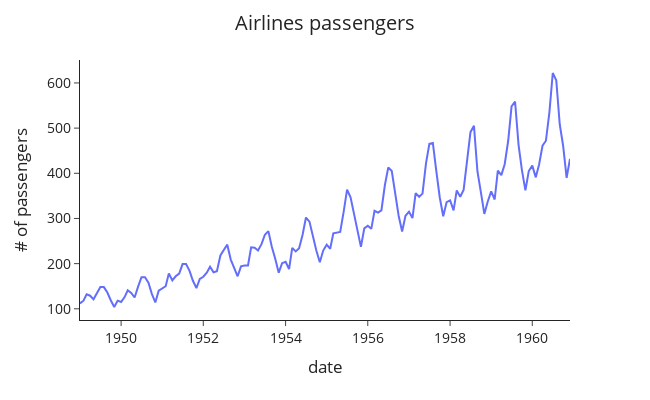

Notebook code cell kept with this figure:
### Markdown cell above
## Airlines passangers time series

### Code cell
plt_ts("Airlines passengers", airlines_passengers, x="Month",y="Count",x_label="date",y_label="# of passengers")

### Figure 1 — Plotly figure (JSON) as saved in the notebook; plotly's stock layout.template omitted (floating-point values rounded to 4 significant figures; data arrays with more than 128 entries replaced by an {"elided": "..."} marker saying what was removed)
{"data": [{"hovertemplate": "date=%{x}<br># of passengers=%{y}<extra></extra>", "legendgroup": "", "line": {"color": "#636efa", "dash": "solid"}, "marker": {"symbol": "circle"}, "mode": "lines", "name": "", "orientation": "v", "showlegend": false, "type": "scatter", "x": {"elided": "144 str values"}, "xaxis": "x", "y": {"elided": "144 int values"}, "yaxis": "y"}], "layout": {"font": {"size": 14}, "height": 400, "legend": {"tracegroupgap": 0}, "margin": {"t": 60}, "title": {"text": "Airlines passengers", "x": 0.5}, "width": 650, "xaxis": {"anchor": "y", "domain": [0, 1], "title": {"text": "date"}}, "yaxis": {"anchor": "x", "domain": [0, 1], "title": {"text": "# of passengers"}}}}
